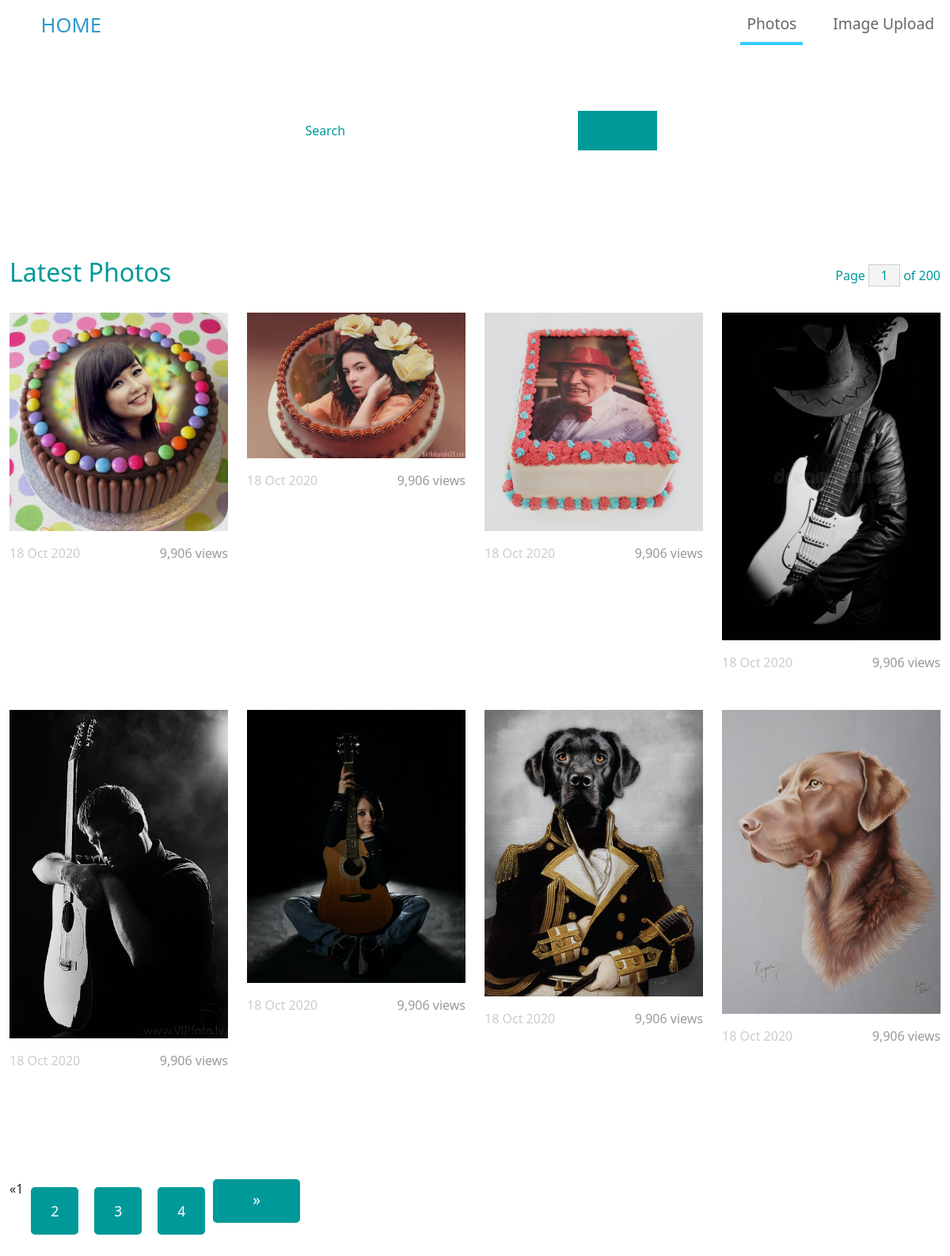
The page / on the database its author committed.
### pg/models.py (models this page shows)
class Image_Model(models.Model):
    tags=models.CharField(max_length=255)
    upload_image=models.ImageField(upload_to='images',blank=True)

### pg/views.py (the view)
# urls.py: 2. Add a URL to urlpatterns:  path('', views.home, name='home')
def home(request):
    user_list = models.Image_Model.objects.all().order_by("-id")
    page = request.GET.get('page', 1)
    paginator = Paginator(user_list, 8)
    try:
        users = paginator.page(page)
    except PageNotAnInteger:
        users = paginator.page(1)
    except EmptyPage:
        users = paginator.page(paginator.num_pages)
    return render(request, "home.html", { 'users': users ,'media_url':settings.MEDIA_URL})

### templates/home.html (shortened to what this page needs)
<!DOCTYPE html>
<html lang="en">
<head>
    {% load static %}
    <link rel="stylesheet" href="{% static 'bootstrap.min.css' %}">
    <link rel="stylesheet" href="{% static 'all.min.css' %}">
    <link rel="stylesheet" href="{% static 'templatemo-style.css' %}">
</head>
<body>
    <nav class="navbar navbar-expand-lg">
        <div class="container-fluid">
            <a class="navbar-brand" href="{% url 'home' %}">
                <i class="fas fa-film mr-2"></i>
                HOME
            </a>
            <div class="collapse navbar-collapse" id="navbarSupportedContent">
            <ul class="navbar-nav ml-auto mb-2 mb-lg-0">
                <li class="nav-item">
                    <a class="nav-link nav-link-1 active" aria-current="page" href="{% url 'home' %}">Photos</a>
                </li>
                <li class="nav-item">
                    <a class="nav-link nav-link-2" href="{% url 'upload' %}">Image Upload</a>
                </li>
            </ul>
            </div>
        </div>
    </nav>
    <div class="tm-hero d-flex justify-content-center align-items-center" data-parallax="scroll" data-image-src="img/hero.jpg">
        <form class="d-flex tm-search-form" method="post" action="/search">{% csrf_token %}
            <input class="form-control tm-search-input" type="search" placeholder="Search" aria-label="Search" name="tag">
            <button class="btn btn-outline-success tm-search-btn" type="submit" value="search">
                <i class="fas fa-search"></i>
            </button>
        </form>
    </div>
    <div class="container-fluid tm-container-content tm-mt-60">
        <div class="row mb-4">
            <h2 class="col-6 tm-text-primary">
                Latest Photos
            </h2>
            <div class="col-6 d-flex justify-content-end align-items-center">
                <form action="" class="tm-text-primary">
                    Page <input type="text" value="1" size="1" class="tm-input-paging tm-text-primary"> of 200
                </form>
            </div>
        </div>
        <div class="row tm-mb-90 tm-gallery">
            {% for user in users %}
        	<div class="col-xl-3 col-lg-4 col-md-6 col-sm-6 col-12 mb-5">
                <figure class="effect-ming tm-video-item">
                    <img src="{{media_url}}{{ user.upload_image }}" alt="Image" class="img-fluid">
                    <figcaption class="d-flex align-items-center justify-content-center">
                    </figcaption>
                </figure>
                <div class="d-flex justify-content-between tm-text-gray">
                    <span class="tm-text-gray-light">18 Oct 2020</span>
                    <span>9,906 views</span>
                </div>
            </div>
            {% endfor %}
        </div>
        <div class="row tm-mb-90">
            <div class="col-12 d-flex justify-content-between align-items-center tm-paging-col">
                <div class="tm-paging d-flex">
        {% if users.has_other_pages %}
  <ul class="pagination">
    {% if users.has_previous %}
      <li><a href="?page={{ users.previous_page_number }}" class="btn btn-primary tm-btn-prev mb-2" >&laquo;</a></li>
    {% else %}
      <li class="disabled"><span>&laquo;</span></li>
    {% endif %}
    {% for i in users.paginator.page_range %}
      {% if users.number == i %}
        <li class="active"><span>{{ i }} <span class="sr-only">(current)</span></span></li>
      {% else %}
        <li><a href="?page={{ i }}" class="active tm-paging-link">{{ i }}</a></li>
      {% endif %}
    {% endfor %}
    {% if users.has_next %}
      <li><a href="?page={{ users.next_page_number }}" class="btn btn-primary tm-btn-next">&raquo;</a></li>
    {% else %}
      <li class="disabled"><span>&raquo;</span></li>
    {% endif %}
  </ul>
{% endif %}
        </div>
        </div>
        </div>
</body>
</html>

### static/templatemo-style.css (style rules this page uses)
a { text-decoration: none; transition: all 0.3s ease; }
.container-fluid { max-width: 1770px; }
.btn { border-radius: 0; }
.btn-primary { background-color: #009999; border: 0; border-radius: 5px; padding: 12px 50px 14px; font-size: 1.2rem; }
.form-control { padding: 10px 20px; width: 100%; height: auto; }
.navbar-brand { color: #3399CC; font-size: 1.6rem; }
.navbar-brand i { font-size: 2rem; }
.tm-hero { min-height: 200px; background: transparent; }
.tm-mt-60 { margin-top: 60px; }
.tm-mb-90 { margin-bottom: 90px; }
.tm-text-primary { color: #009999; }
.tm-input-paging { width: 40px; border-radius: 0; border: 1px solid #CCCCCC; background: #f4f4f4; text-align: center; }
.nav-item { margin-right: 30px; }
.nav-item:last-child { margin-right: 0; }
.nav-link { color: #666666; border-bottom: 4px solid transparent; font-size: 1.2rem; }
.nav-link-1.active, .nav-link-1:hover { border-color: #33CCFF; }
.tm-search-input { width: 360px; border-radius: 0; padding: 12px 15px; color: #009999; border: none; }
.tm-search-input::placeholder { color: #009999; opacity: 1; }
.tm-search-btn { color: white; background-color: #009999; border: none; width: 100px; height: 50px; margin-left: -1px; }
p, .tm-text-gray { color: #999; }
.tm-text-gray-light { color: #CCC; }
.tm-video-item { position: relative; overflow: hidden; text-align: center; cursor: pointer; }
.tm-video-item img { position: relative; display: block; min-height: 100%; max-width: 100%; opacity: 0.8; }
.tm-video-item figcaption { padding: 2em; color: #fff; text-transform: uppercase; font-size: 1.25em; -webkit-backface-visibility: hidden; backface-visibility: hidden; }
.tm-video-item figcaption::before, .tm-video-item figcaption::after { pointer-events: none; }
.tm-video-item figcaption, .tm-video-item figcaption > a { position: absolute; top: 0; left: 0; width: 100%; height: 100%; }
.tm-paging-link { display: flex; justify-content: center; align-items: center; width: 60px; height: 60px; font-size: 1.1rem; color: #999; background-color: #EEEEEE; margin: 10px; border-radius: 5px; text-decoration: none; transition: all 0.3s ease; }
.tm-paging-link:hover, .tm-paging-link.active { background-color: #009999; color: #fff; }
figure.effect-ming { background: #030c17; }
figure.effect-ming img { opacity: 0.9; -webkit-transition: opacity 0.35s; transition: opacity 0.35s; }
figure.effect-ming figcaption::before { position: absolute; top: 30px; right: 30px; bottom: 30px; left: 30px; border: 2px solid #fff; box-shadow: 0 0 0 30px rgba(255,255,255,0.2); content: ''; opacity: 0; -webkit-transition: opacity 0.35s, -webkit-transform 0.35s; transition: opacity 0.35s, transform 0.35s; -webkit-transform: scale3d(1.4,1.4,1); transform: scale3d(1.4,1.4,1); }
.form-control, input:-internal-autofill-selected, select:not([multiple]) { color: #009999 !important; }
.form-control::placeholder { color: #009999; opacity: 1; }

### rows shown on the page
Image_Model: shows a picture
Image_Model: shows a picture
Image_Model: shows a picture
Image_Model: shows a picture
Image_Model: shows a picture
Image_Model: shows a picture
Image_Model: shows a picture
Image_Model: shows a picture

### other values the page prints
{{ i }} "1"
{{ i }} "2" "3" "4"
